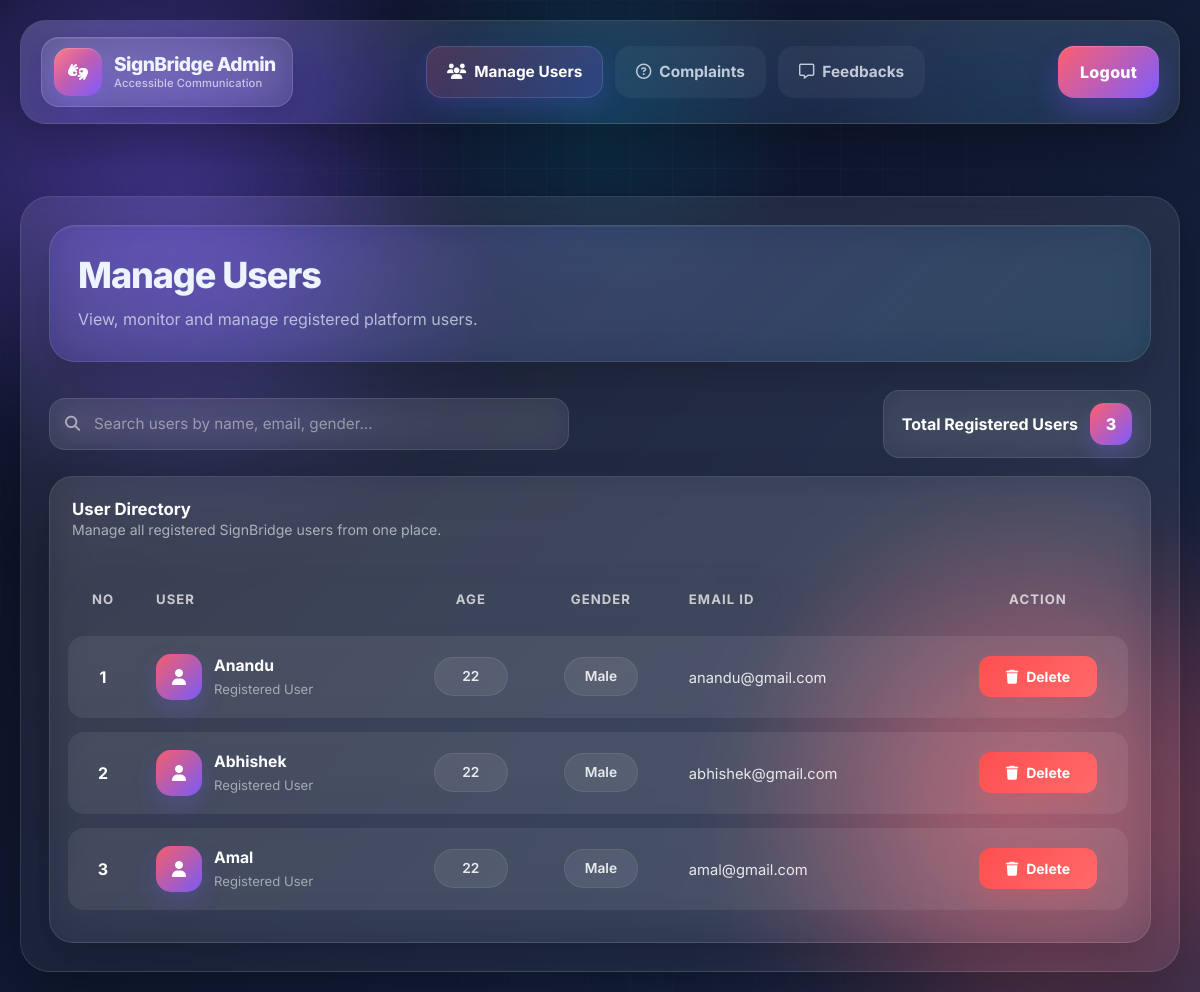
Page /Manageuser on the committed database.
### signlang_app/models.py (models this page shows)
class UserTable(models.Model):
    name=models.CharField(max_length=20, blank=True, null=True)
    age=models.IntegerField( blank=True, null=True)
    gender=models.CharField(max_length=20, blank=True, null=True)
    email=models.CharField(max_length=50, blank=True, null=True)
    LOGINID=models.ForeignKey(LoginTable,on_delete=models.CASCADE,null=True,blank=True)

### signlang_app/views.py (the view)
# urls.py: path('Manageuser',Manageuser.as_view(),name='Manageuser'),
class Manageuser(View):
    def get (self,request):
        c=UserTable.objects.all()
        return render(request,'administration/manage_user.html',{'user':c})

### templates/administration/manage_user.html (shortened to what this page needs)
{% extends "administration/admin_home.html" %}
{% block page_heading %}Manage Users{% endblock %}
{% block page_subtitle %}View, monitor and manage registered platform users.{% endblock %}
{% block body %}
<div class="users-shell">
    <div class="users-topbar">
        <div class="search-wrap">
            <i class="fa-solid fa-magnifying-glass"></i>
            <input type="text" class="search-input" id="userSearch"
                placeholder="Search users by name, email, gender...">
        </div>
        <div class="users-badge">
            <span>Total Registered Users</span>
            <span class="count" id="userCount">{{ user|length }}</span>
        </div>
    </div>
    <div class="users-table-card">
        <div class="table-headline">
            <div>
                <h3>User Directory</h3>
                <p>Manage all registered SignBridge users from one place.</p>
            </div>
        </div>
        <div class="desktop-users">
            <div class="table-scroll">
                <table class="table custom-table mb-0" id="userTable">
                    <thead>
                        <tr>
                            <th>No</th>
                            <th>User</th>
                            <th>Age</th>
                            <th>Gender</th>
                            <th>Email ID</th>
                            <th class="text-center">Action</th>
                        </tr>
                    </thead>
                    <tbody id="userTableBody">
                        {% for i in user %}
                        <tr class="user-row">
                            <td>{{ forloop.counter }}</td>
                            <td>
                                <div class="user-cell">
                                    <div class="user-avatar">
                                        <i class="fa-solid fa-user"></i>
                                    </div>
                                    <div>
                                        <div class="user-name">{{ i.name }}</div>
                                        <div class="user-sub">Registered User</div>
                                    </div>
                                </div>
                            </td>
                            <td><span class="info-pill">{{ i.age }}</span></td>
                            <td><span class="info-pill">{{ i.gender }}</span></td>
                            <td><span class="email-text">{{ i.email }}</span></td>
                            <td class="text-center">
                                <a href="/Deleteuser/{{i.id}}"
                                   onclick="return confirm('Are you sure you want to delete this user?')"
                                   class="btn-delete text-decoration-none">
                                    <i class="fa-solid fa-trash"></i>
                                    Delete
                                </a>
                            </td>
                        </tr>
                        {% endfor %}
                    </tbody>
                </table>
            </div>
        </div>
    </div>
</div>
{% endblock %}

### templates/administration/admin_home.html (style rules this page uses)
:root { --bg-1: #0b1020; --bg-2: #111a33; --bg-3: #182847; --text: #eef4ff; --muted: rgba(238, 244, 255, 0.68); --border: rgba(255, 255, 255, 0.12); --accent-1: #ff5f6d; --accent-2: #7c5cff; --accent-3: #00d4ff; --glass: rgba(255,255,255,.08); --glass-2: rgba(255,255,255,.05); --shadow: 0 20px 60px rgba(0, 0, 0, .35); --primary-gradient: linear-gradient(135deg, #ff5f6d, #7c5cff); --soft-gradient: linear-gradient(135deg, rgba(255,95,109,.18), rgba(124,92,255,.22)); }
* { box-sizing: border-box; }
html, body { min-height: 100%; width: 100%; scroll-behavior: smooth; }
body { margin: 0; font-family: 'Inter', sans-serif; color: var(--text); background: radial-gradient(circle at 15% 20%, rgba(124, 92, 255, .22), transparent 22%), radial-gradient(circle at 85% 75%, rgba(255, 95, 109, .22), transparent 22%), radial-gradient(circle at 50% 10%, rgba(0, 212, 255, .14), transparent 20%), linear-gradient(135deg, var(--bg-1), var(--bg-2) 45%, var(--bg-3)); overflow-x: hidden; position: relative; }

### rows in the picture
UserTable: name "Anandu", age "22", gender "Male", email "anandu@gmail.com"
UserTable: name "Abhishek", age "22", gender "Male", email "abhishek@gmail.com"
UserTable: name "Amal", age "22", gender "Male", email "amal@gmail.com"

### other values in the picture
{{ user|length }} "3"
